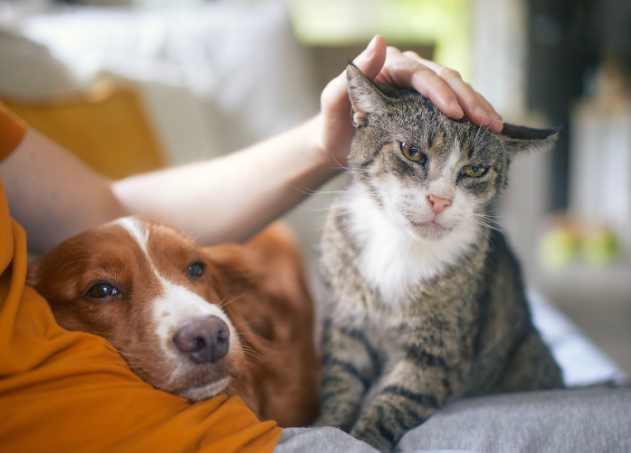
#> input picture opencv/images/dog_cat1.png, 631 x 453 px, found by its file name
$ python 002_drawBox_on_image.py
#> lines starting #> are read from the running program, lines starting #| are printed output that depends on the picture
import cv2

# Read the image
image = cv2.imread(r'C:\tommy\OpenCV\dog_cat1.png')
#> image is the input picture: shape (453, 631, 3); mean B, G, R 116.1, 132.9, 151.4

# ***********************************
# Add Rectangle
# ***********************************
# Define the rectangle coordinates
x1, y1 = 320, 60  # Top-left corner
x2, y2 = 550, 450  # Bottom-right corner

# Define the color of the rectangle (BGR format)
color = (0, 255, 0)  # Green

# Define the thickness of the rectangle
line_thickness = 2

# Draw the rectangle
cv2.rectangle(image, (x1, y1), (x2, y2), color, line_thickness)

# ***********************************
# Add Label
# ***********************************
# Add the label text
text = "Cat  60%"
org = (x1, y1 - 10)  # Position of the text
font = cv2.FONT_HERSHEY_SIMPLEX
font_scale = 0.5
color = (255, 0, 0)
thickness = 1

cv2.putText(image, text, org, font, font_scale, color, thickness, cv2.LINE_AA)
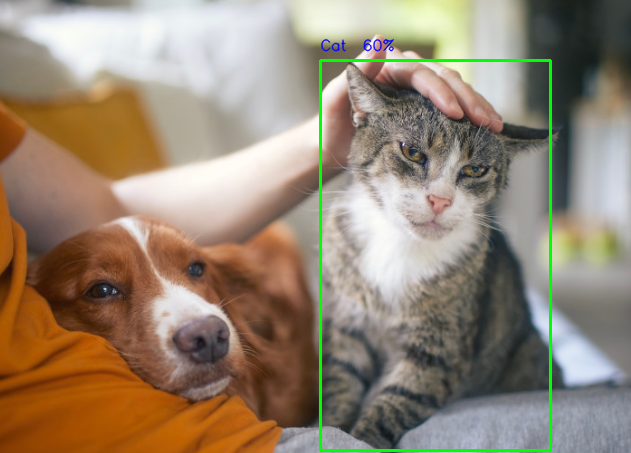
#> image: shape (453, 631, 3); mean B, G, R 114.4, 134.3, 149.4


# Draw the rectangle on the image
#cv2.rectangle(image, start_point, end_point, color, thickness)

# Display the image
cv2.imshow('Image with Rectangle and Text', image)
cv2.waitKey(0)
cv2.destroyAllWindows()

$ run again, with opencv/images/dog_cat2.png copied over opencv/images/dog_cat1.png
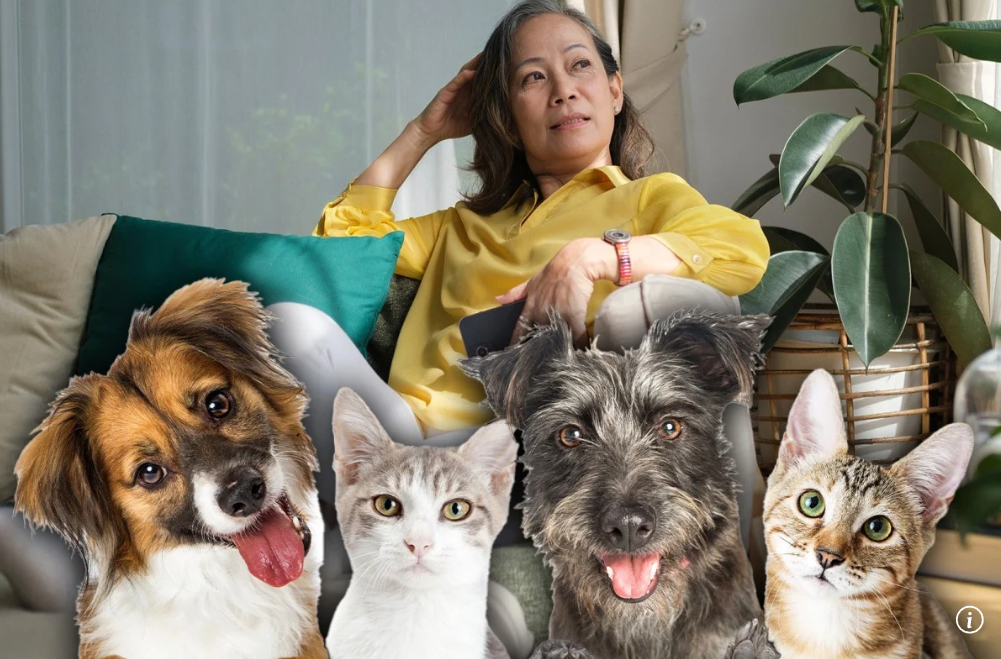
#> input picture opencv/images/dog_cat2.png, 1001 x 659 px, found by its file name
#> image is the input picture: shape (659, 1001, 3); mean B, G, R 110.2, 126.1, 133
#> `cv2.putText(image, text, org, font, font_scale, color, thickness, cv2...`:
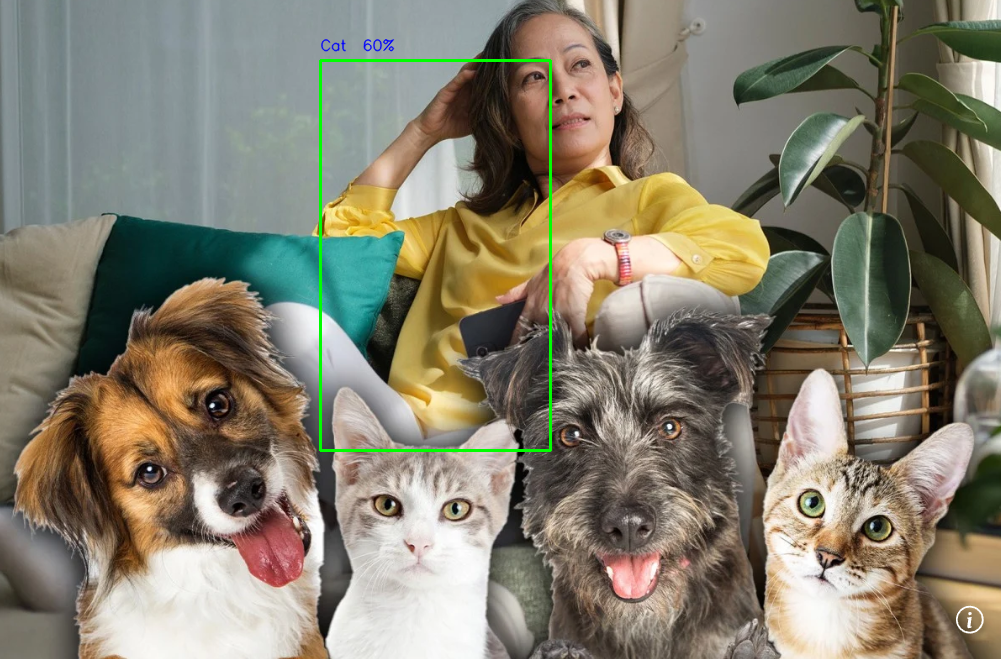
#> image: shape (659, 1001, 3); mean B, G, R 109.6, 126.8, 132.2
